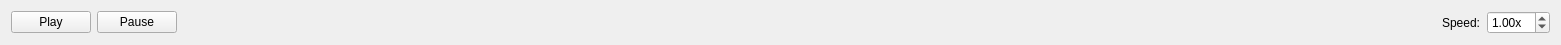
   <widget class="QWidget" name="layoutWidget">
    <property name="geometry">
     <rect>
      <x>9</x>
      <y>417</y>
      <width>1561</width>
      <height>30</height>
     </rect>
    </property>
    <layout class="QHBoxLayout" name="horizontalLayout_2">
     <item>
      <widget class="QPushButton" name="pushButtonPlay">
       <property name="styleSheet">
        <string notr="true"/>
       </property>
       <property name="text">
        <string>Play</string>
       </property>
      </widget>
     </item>
     <item>
      <widget class="QPushButton" name="pushButtonPause">
       <property name="styleSheet">
        <string notr="true"/>
       </property>
       <property name="text">
        <string>Pause</string>
       </property>
      </widget>
     </item>
     <item>
      <spacer name="horizontalSpacer">
       <property name="orientation">
        <enum>Qt::Horizontal</enum>
       </property>
       <property name="sizeHint" stdset="0">
        <size>
         <width>40</width>
         <height>20</height>
        </size>
       </property>
      </spacer>
     </item>
     <item>
      <widget class="QLabel" name="label_2">
       <property name="text">
        <string>Speed:</string>
       </property>
      </widget>
     </item>
     <item>
      <widget class="QDoubleSpinBox" name="doubleSpinBoxSpeed">
       <property name="suffix">
        <string>x</string>
       </property>
       <property name="minimum">
        <double>0.100000000000000</double>
       </property>
       <property name="maximum">
        <double>10.000000000000000</double>
       </property>
       <property name="singleStep">
        <double>0.100000000000000</double>
       </property>
       <property name="value">
        <double>1.000000000000000</double>
       </property>
      </widget>
     </item>
    </layout>
   </widget>
